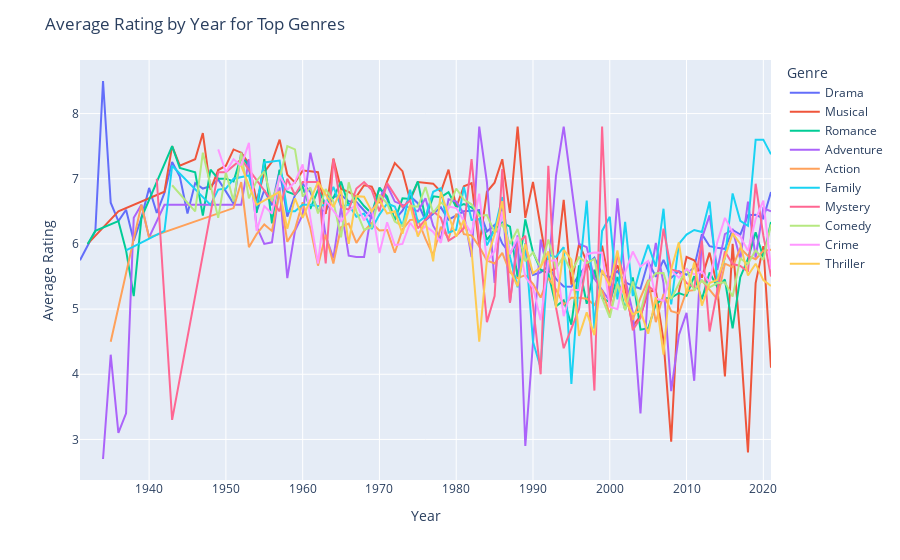

Notebook source saved alongside this figure:
### Code cell
avg_rating = data.groupby(['Year','Genre'])['Rating'].mean().reset_index()
top_genres = data['Genre'].value_counts().head(10).index
avg_rating = avg_rating[avg_rating['Genre'].isin(top_genres)]
fig = px.line(avg_rating, x='Year', y='Rating', color = "Genre")
fig.update_layout(title='Average Rating by Year for Top Genres', xaxis_title='Year', yaxis_title='Average Rating')
fig.show()
